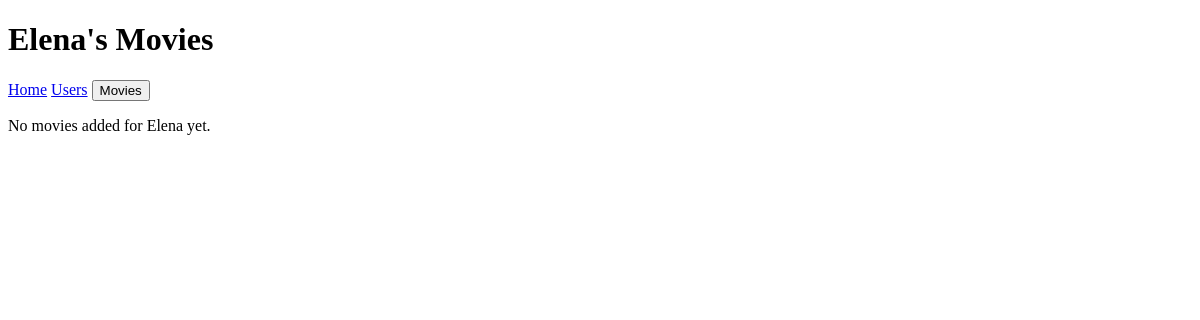
Before: /users/1 with the older database file.
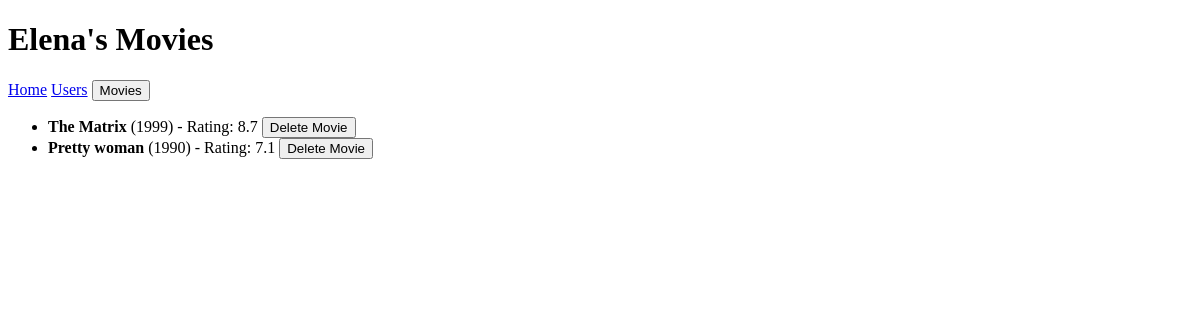
After: the same page with the newer database file.
### datamanager/data_models.py (models this page shows, shortened)
class User(db.Model):
    __tablename__ = 'users'
    id = db.Column(db.Integer, primary_key=True, autoincrement=True)
    name = db.Column(db.String, nullable=False)
    user_movies = db.relationship('UserMovies', back_populates='user', cascade="all, delete")

class Movie(db.Model):
    __tablename__ = 'movies'
    id = db.Column(db.Integer, primary_key=True, autoincrement=True)
    title = db.Column(db.String, nullable=False)
    release_year = db.Column(db.Integer, nullable=True)
    poster = db.Column(db.String, nullable=True)
    director = db.Column(db.String, nullable=True)
    rating = db.Column(db.Float, nullable=False)
    user_movies = db.relationship('UserMovies', back_populates='movie', cascade="all, delete")

### app.py (the view)
@app.route('/users/<user_id>', methods=['GET'])
def user_movies(user_id):
    try:
        user_name = data.get_user(user_id)
        if not user_name:
            return redirect('/404')
    except sqlalchemy.exc.NoResultFound:
        return redirect('/404')
    except sqlalchemy.exc.SQLAlchemyError as e:
        print(f"Database error: {e}")
        return redirect('/error')
    except Exception as e:
        print(f"Unexpected error: {e}")
        return redirect('/error')
    try:
        movies = data.get_user_movies(user_id)
    except Exception as e:
        print(f"Error fetching movies for user {user_id}: {e}")
        movies = []
    message = request.args.get('message')
    return render_template('user_movies.html', user=user_name, movies=movies, message=message)

### datamanager/sqlite_data_manager.py (called while the page is built)
    def get_user_movies(self, user_id):
        try:
            user = self.get_user(user_id)
            if not user:
                raise ValueError(f"User with ID {user_id} does not exist.")
            movies = (
                self.db.session.query(Movie)
                .join(UserMovies, UserMovies.movie_id == Movie.id)
                .filter(UserMovies.user_id == user_id)
                .all()
            )
            if not movies:
                raise ValueError(f"No movies found for user ID {user_id}.")
            return movies
        except ValueError as e:
            raise ValueError(f"Could not retrieve movies for user {user_id}: {e}")
        except SQLAlchemyError as e:
            print(f"Error fetching movies for user ID {user_id}: {e}")
            raise

    def get_user(self, user_id):
        try:
            user = self.db.session.query(User).filter(User.id == user_id).one_or_none()
            if not user:
                raise ValueError(f"No user found with ID {user_id}")
            return user
        except SQLAlchemyError as e:
            print(f"Error fetching user with ID {user_id}: {e}")
            raise  # Re-raise the original exception

### templates/user_movies.html (shortened to what this page needs)
<!DOCTYPE html>
<html lang="en">
<head>
</head>
<body>
    <h1>{{ user.name }}'s Movies</h1>
    <nav>
        <a href="/">Home</a>
        <a href="/users">Users</a>
        <a href="/movies"><button>Movies</button></a>
    </nav>
    <main>
        {% if movies %}
            <ul>
                {% for movie in movies %}
                    <li>
                        <strong>{{ movie.title }}</strong> ({{ movie.release_year }}) -
                        Rating: {{ movie.rating }}
                        <form action="{{ url_for('delete_movie', user_id=user.id, movie_id=movie.id) }}" method="GET" style="display:inline;">
                            <button type="submit">Delete Movie</button>
                        </form>
                    </li>
                {% endfor %}
            </ul>
        {% else %}
            <p>No movies added for {{ user.name }} yet.</p>
        {% endif %}
    </main>
</body>
</html>

Changed rows visible on the page:
shown differently, row unchanged: User "Elena": name "Elena" → (not shown)
now on this page (row unchanged): Movie: title "The Matrix", release_year "1999", rating "8.7"
added Movie: title "Pretty woman", release_year "1990", rating "7.1"
Other visible differences:
text no longer shown: "No movies added for yet."
